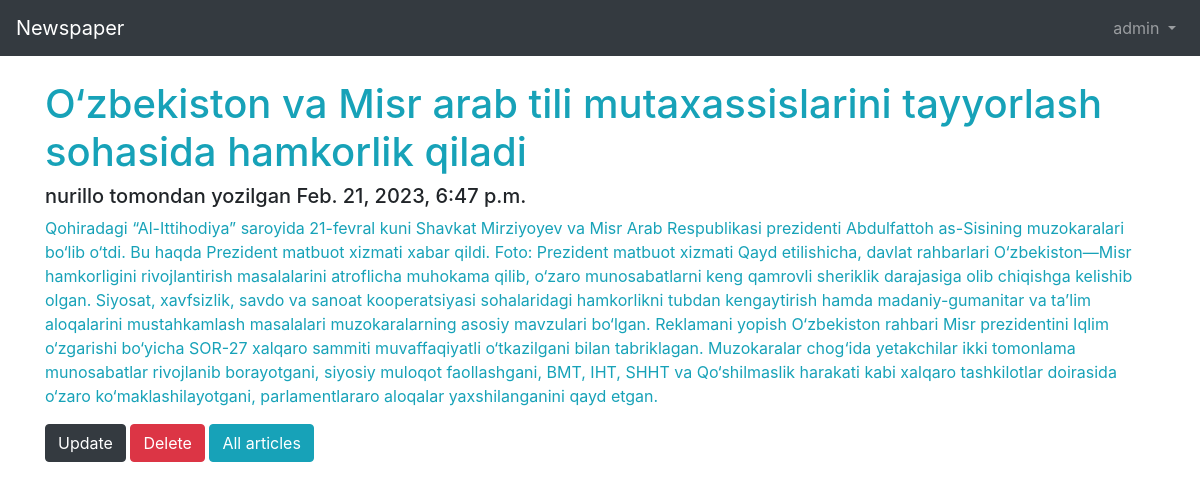
The page /2/detail/ (signed in) on the database its author committed.
### users/models.py (models this page shows)
class CustomUser(AbstractUser):
    firstname = models.CharField(max_length=50)
    lastname = models.CharField(max_length=100)
    email = models.EmailField(max_length=100)
    age = models.PositiveIntegerField(null=True, blank=True)
    address = models.CharField(max_length=200)
    phone = models.CharField(max_length=20)
    job = models.CharField(max_length=50)

### articles/models.py (models this page shows, shortened)
class Article(models.Model):
    author = models.ForeignKey(
        get_user_model(),
        on_delete=models.CASCADE,
    )
    title = models.CharField(max_length=255)
    body = models.TextField()
    date = models.DateTimeField(auto_now_add=True)

### articles/views.py (the view)
# urls.py: path('<int:pk>/detail/', ArticleDetailView.as_view(), name='article_detail'),
class ArticleDetailView(DetailView):
    model = Article
    template_name = 'article_detail.html'

### templates/article_detail.html
{%extends 'base.html'%} {%load crispy_forms_tags%} {%block title%} Article Edit {%endblock%} {%block content%}
<h1 class="text-info">{{object.title}}</h1>
<h5 class="card-muted">{{object.author}} tomondan yozilgan {{object.date}}</h5>
<p class="text-info">{{object.body}}</p>
<a href="{% url 'article_update' article.pk%}" class="btn btn-dark">Update</a>
<a href="{% url 'article_delete' article.pk%}" class="btn btn-danger">Delete</a>
<a href="{% url 'article_list' %}" class="btn btn-info">All articles</a> {%endblock%}

### templates/base.html (shortened to what this page needs)
<!DOCTYPE html>
<html lang="en">
<head>
    <link rel="stylesheet" href="https://cdn.jsdelivr.net/npm/bootstrap@4.0.0/dist/css/bootstrap.min.css">
</head>
<body>
    <header>
        <nav class="navbar navbar-expand-md navbar-dark bg-dark mb-4">
            <a class="navbar-brand" href="{% url 'article_list' %}">Newspaper</a>
            <div class="collapse navbar-collapse" id="navbarCollapse">
                {% if user.is_authenticated %}
                <ul class="navbar-nav ml-auto">
                    <li class="nav-item">
                        <a class="nav-link dropdown-toggle" href="#" id="userMenu" data-toggle="dropdown" aria-haspopup="true" aria-expanded="false">
            {{ user.username }}
            </a>
                    </li>
                </ul>
                {% endif %}
            </div>
        </nav>
        <div class="container">
            {% block content %} {% endblock content %}
        </div>
    </header>
</body>
</html>

### rows shown on the page
CustomUser: username "admin"
Article: title "O‘zbekiston va Misr arab tili mutaxassislarini tayyorlash sohasida hamkorlik qiladi", author "nurillo", date "Feb. 21, 2023, 6:47 p.m.", body "Qohiradagi “Al-Ittihodiya” saroyida 21-fevral kuni Shavkat Mirziyoyev va Misr Arab Respublikasi prezidenti Abdulfattoh as-Sisining muzokaralari bo‘lib o‘tdi. Bu haqda Prezident matbuot xizmati xabar qildi. Foto: Prezident matbuot xizmati Qayd etilishicha, davlat rahbarlari O‘zbekiston—Misr hamkorligini rivojlantirish masalalarini atroflicha muhokama qilib, o‘zaro munosabatlarni keng qamrovli sheriklik darajasiga olib chiqishga kelishib olgan. Siyosat, xavfsizlik, savdo va sanoat kooperatsiyasi sohalaridagi hamkorlikni tubdan kengaytirish hamda madaniy-gumanitar va ta’lim aloqalarini mustahkamlash masalalari muzokaralarning asosiy mavzulari bo‘lgan. Reklamani yopish O‘zbekiston rahbari Misr…"
